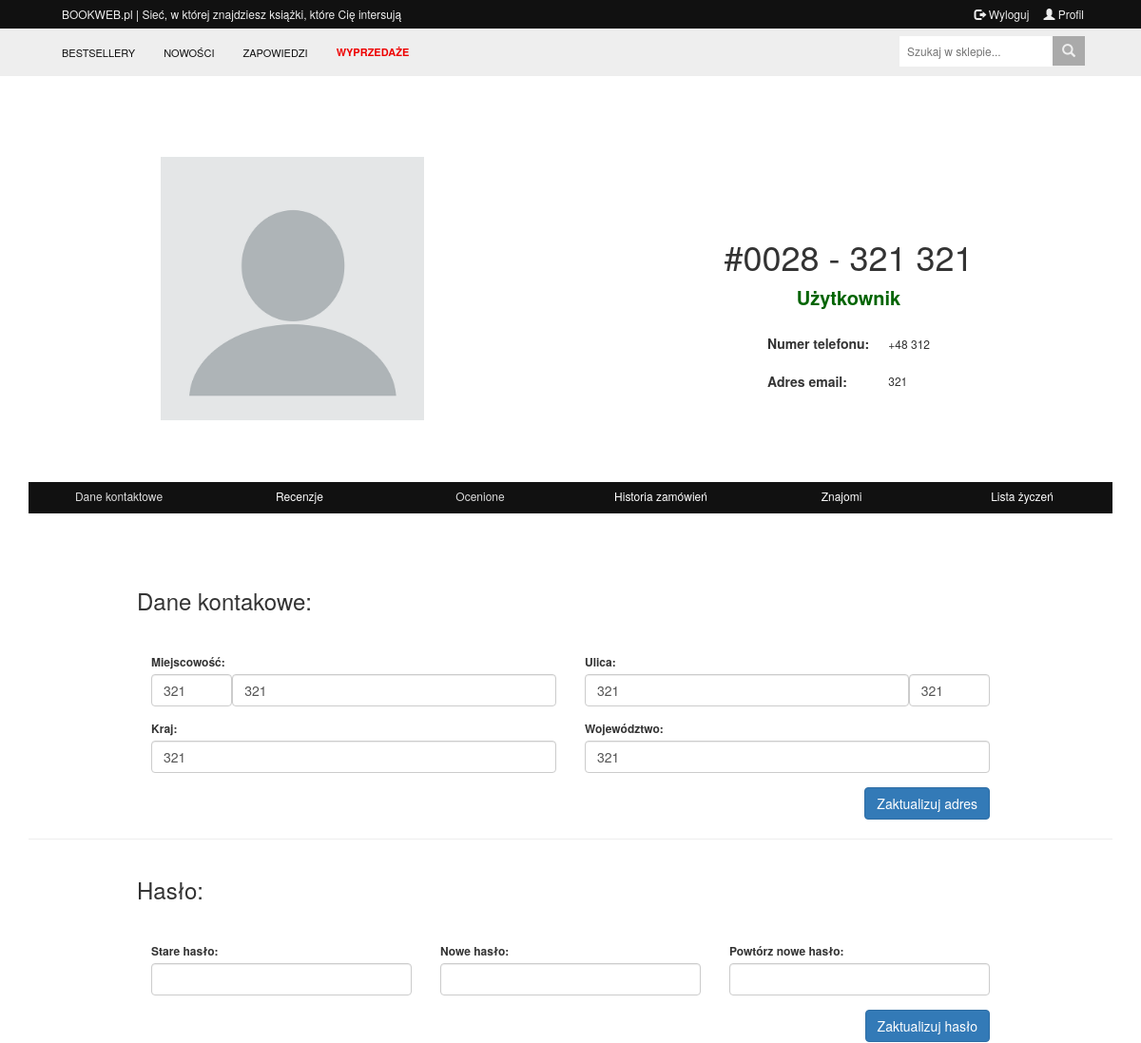
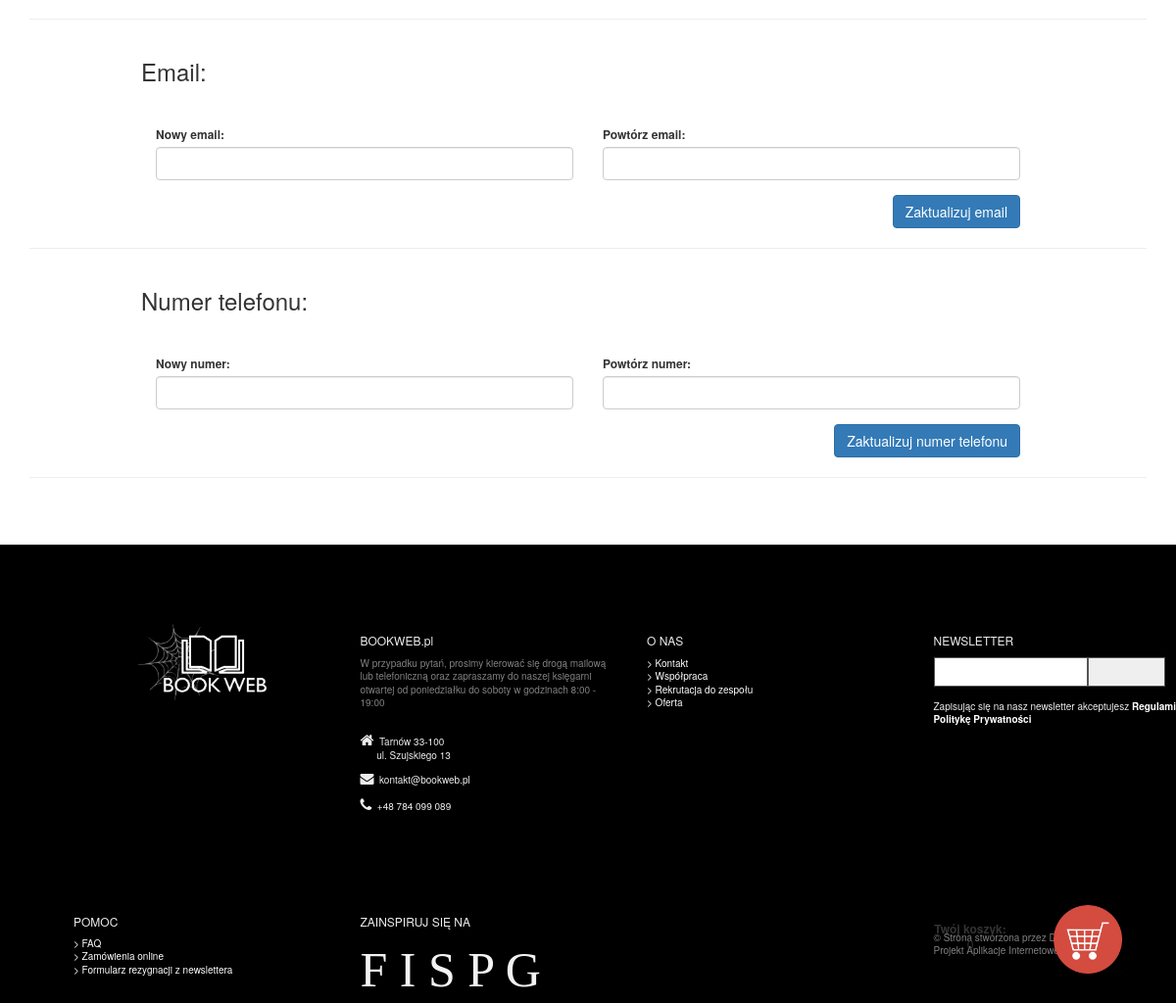
The page /index.php?page=profile (signed in) on the database its author committed (2 pictures, top to bottom).
### tables this page shows
CREATE TABLE `adres` (
  `id_adresu` int(11) NOT NULL,
  `id_klienta` int(11) NOT NULL,
  `miasto` varchar(50) NOT NULL,
  `ulica` varchar(50) NOT NULL,
  `numer` varchar(6) NOT NULL,
  `kod_pocztowy` varchar(6) NOT NULL,
  `kraj` varchar(20) NOT NULL,
  `wojewodztwo` varchar(30) NOT NULL
);

CREATE TABLE `klient` (
  `id_klienta` int(11) NOT NULL,
  `id_adresu` int(11) NOT NULL,
  `imie` varchar(30) NOT NULL,
  `nazwisko` varchar(30) NOT NULL,
  `pesel` int(11) NOT NULL,
  `numer_telefonu` int(11) NOT NULL,
  `email` varchar(60) NOT NULL,
  `haslo` varchar(60) NOT NULL,
  `ranga` varchar(32) NOT NULL DEFAULT 'Użytkownik'
);

### php/book.php (called while the page is built, shortened)
<?php
class Book {
  public $db;
  public $returned = array();
  function __construct(){
    $class_db_file = 'php/connect.php';
    if (file_exists($class_db_file)){
      $this->db = new db();
    } else {
      echo 'Brak pliku z klasą db';
    }
  }
  function select_book($sql) {
	  $mx = array();
   if ($this->db->connect()) {
    if ($results = $this->db->select($sql)) {
		$i = 0;
      while ($row = mysql_fetch_assoc($results)) {
         foreach ($row as $key => $val) {
           $mx[$i] = $val;
		   $i++;
         }
         $this -> returned = $mx;
      }
		$zmienna= $this -> returned;
      return $this -> returned;
    } else {
      echo 'Błąd pobrania danych mysql: ' . $this->db->error;
      return false;
    }
  } else {
    echo 'Błąd połączenia mysql: ' . $this->db->error;
    return false;
  }
  }
}
?>

### php/connect.php (called while the page is built, shortened)
<?php
class db {
  private $db_host = 'localhost';
  private $db_name = 'bookweb_sql';
  private $db_user = 'root';
  private $db_passw = '';
  public $connection;
  public function connect(){
    if ($connection = mysql_connect($this->db_host, $this->db_user, $this->db_passw)) {
      if(mysql_select_db($this->db_name, $connection)) {
        $this->connection = $connection;
        return true;
      } else {
        $this->error = mysql_error();
        return false;
      }
    } else {
      $this->error = mysql_error();
      return false;
    }
  }
  public function select($sql) {
    if ($this->connection) {
      if (isset($sql) && $sql != '') {
        if($result = mysql_query($sql)) {
          return $result;
        } else {
          $this->error = mysql_error();
          return false;
        }
      } else {
        $this->error = 'Błąd zapytania SQL';
        return false;
      }
    } else {
      $this->error = 'Brak połączenia z bazą danych';
      return false;
    }
  }
}
?>

### pages/dane_kontaktowe.php (the view)
<div class="container" style="width: 80%;">
	<div class="row">
		<br /><br /><br />
		<h3>Dane kontakowe:</h3><br /><br />
		<div class="col-sm-6 form-group">
			<label>Miejscowość:</label><br />
			<input type='text' class="form-control" style="width: 20%; display: inline;" value='<?php echo $dane[3];?>' /><input type='text' class="form-control" value='<?php echo $dane[0];?>' style="width: 80%; display: inline;"/>
		</div>
		<div class="col-sm-6 form-group">
			<label>Ulica:</label><br />
			<input type='text' class="form-control" style="width: 80%; display: inline;" value='<?php echo $dane[1];?>' /><input type='text' class="form-control" style="width: 20%; display: inline;" value='<?php echo $dane[2];?>' />
		</div>
	</div>
	<div class="row">
		<div class="col-sm-6 form-group">
			<label>Kraj:</label><br />
			<input type='text' class="form-control" value='<?php echo $dane[4];?>' />
		</div>
		<div class="col-sm-6 form-group">
			<label>Województwo:</label><br />
			<input type='text' class="form-control" value='<?php echo $dane[5];?>' />
		</div>
	</div>
	<div class="row">
		<div class="col-sm-12" style="text-align: right;">
			<button type="submit" class="btn btn-primary">Zaktualizuj adres</button>
		</div>
	</div>
</div>
<hr />
<div class="container" style="width: 80%;">
	<div class="row">
		<h3>Hasło:</h3><br /><br />
		<div class="col-sm-4 form-group">
			<label>Stare hasło:</label><br />
			<input type='text' class="form-control" />
		</div>
		<div class="col-sm-4 form-group">
			<label>Nowe hasło:</label><br />
			<input type='text' class="form-control" />
		</div>
		<div class="col-sm-4 form-group">
			<label>Powtórz nowe hasło:</label><br />
			<input type='text' class="form-control" />
		</div>
	</div>
	<div class="row">
		<div class="col-sm-12" style="text-align: right;">
			<button type="submit" class="btn btn-primary">Zaktualizuj hasło</button>
		</div>
	</div>
</div>
<hr />
<div class="container" style="width: 80%;">
	<div class="row">
		<h3>Email:</h3><br /><br />
		<div class="col-sm-6 form-group">
			<label>Nowy email:</label><br />
			<input type='text' class="form-control" />
		</div>
		<div class="col-sm-6 form-group">
			<label>Powtórz email:</label><br />
			<input type='text' class="form-control" />
		</div>
	</div>
	<div class="row">
		<div class="col-sm-12" style="text-align: right;">
			<button type="submit" class="btn btn-primary">Zaktualizuj email</button>
		</div>
	</div>
</div>
<hr />
<div class="container" style="width: 80%;">
	<div class="row">
		<h3>Numer telefonu:</h3><br /><br />
		<div class="col-sm-6 form-group">
			<label>Nowy numer:</label><br />
			<input type='text' class="form-control" />
		</div>
		<div class="col-sm-6 form-group">
			<label>Powtórz numer:</label><br />
			<input type='text' class="form-control" />
		</div>
	</div>
	<div class="row">
		<div class="col-sm-12" style="text-align: right;">
			<button type="submit" class="btn btn-primary">Zaktualizuj numer telefonu</button>
		</div>
	</div>
</div>
<hr />
<br /><br /><br />

### index.php (shortened to what this page needs)
<?php
	require_once("php/book.php");
	if(isset($_GET['page']) && $_GET['page'] == 'admin') {
		$client = new Book();
		$query = $client -> select_book("SELECT klient.ranga from klient where klient.id_klienta = ".$_SESSION['id'].";");
		if(@$_SESSION['active'] == true) {
			if($query[0] = "Administrator") {
				require_once("admin/index.php");
			}
		} else {
			require_once("pages/start.php");
		}
	} else {
		require_once("pages/header.php");
		require_once("pages/nav.php");
		if(!isset($_GET['page']) || $_GET['page'] == 'start') {
			require_once("pages/start.php");
		} else if($_GET['page'] == 'profile') {
			if(@$_SESSION['active'] == true) {
				require_once("pages/profile.php");
			} else {
				require_once("pages/start.php");
			}
		} else if($_GET['page'] == 'book') {
			require_once("pages/book_page.php");
		} else if($_GET['page'] == 'search') {
			require_once("pages/search.php");
		}
		require_once("pages/footer.php");
	}
?>

### pages/header.php (shortened to what this page needs)
<!DOCTYPE HTML>
<html>
	<head>
		<link rel="stylesheet" href="https://maxcdn.bootstrapcdn.com/bootstrap/3.3.7/css/bootstrap.min.css" />
		<link rel="stylesheet" href="vendor/font-awesome/css/font-awesome.min.css">
		<link rel="stylesheet" type="text/css" href="css/main.css" />
		<link rel="stylesheet" type="text/css" href="css/main-mobile.css" />
	</head>
	<body>

### pages/nav.php (shortened to what this page needs)
<nav class="navbar navbar-fixed-top" style="z-index:1">
    <div class="navbar-header navbar-user">
      <a class="navbar-brand" href="#"></a>
    </div>
	<div class="collapse navbar-collapse navbar-login" id="userBar">
		<ul class="nav navbar-nav navbar-left">
			<li id="navbar-nag1"><a href="index.php" class="nabar-login-link navbar-user-login">BOOKWEB.pl | Sieć, w której znajdziesz książki, które Cię intersują</a></li>
		</ul>
		<?php
			if(@$_SESSION['active'] == true) {
		?>
		<ul class="nav navbar-nav navbar-right">
			<li><a href="php/logout.php" class="nabar-login-link navbar-user-login"><span class="glyphicon glyphicon-log-out" ></span> Wyloguj</a></li>
			<li><a href="index.php?page=profile" class="nabar-login-link navbar-user-login"><span class="glyphicon glyphicon-user"></span> Profil</a></li>
		</ul>
		<div id="koszyk">
			<div class="col-lg-6"><br />
				<b>Twój koszyk: </b><br />
				0
			</div>
			<div class="col-lg-6">
				<img src="img/shop.png" id="koszyk_photo"/>
			</div>
		</div>
		<?php
			}
		?>
    </div>
    <div class="collapse navbar-collapse" id="menuBar">
		<ul class="nav navbar-nav navbar-menu">
			<li><a href="#" class="menu-item">BESTSELLERY</a></li>
			<li><a href="#" class="menu-item">NOWOŚCI</a></li>
			<li><a href="#" class="menu-item">ZAPOWIEDZI</a></li>
			<li><a href="#" class="wyprzedaz menu-item">WYPRZEDAŻE</a></li>
		</ul>
		<ul class="navbar-right search-box" id="search-box">
			<li>
				<div id="search-container">
					<form action="php/search.php" method="post">
						<input type="text" id="search_value" placeholder="Szukaj w sklepie..." name="search" class="search-item">
						<button type="submit" class="search-item-button"><i class="glyphicon glyphicon-search"></i></button>
					</form>
				</div>
			</li>
		</ul>
    </div>
</nav>

### pages/profile.php
<div class="container">
	<div class="row">
	<br /><br /><br /><br />
		<div class="col-sm-6" style="text-align: center;">
			<img src="img/avatars/avatar_default.jpg" class="avatar"/>
		</div>
		<div class="col-sm-6">
		<br /><br /><br /><br />
			<center><h1><?php echo "#00".$_SESSION['id']." - ".$_SESSION['imie']." ".$_SESSION['nazwisko']; ?></h1>
			<?php
				$klient = new Book();
				$dane = $klient -> select_book("SELECT adres.miasto, adres.ulica, adres.numer, adres.kod_pocztowy, adres.kraj, adres.wojewodztwo, klient.numer_telefonu, klient.email, klient.ranga FROM adres JOIN klient ON klient.id_klienta = adres.id_klienta WHERE klient.id_klienta = '".$_SESSION['id']."';");
				if($dane[8] == "Administrator") {
					$color = "#8b0000";
				} else if( $dane[8] == "Użytkownik") {
					$color = "darkgreen";
				}
				echo "<font style='font-weight: bold; font-size: 20px; color: $color;'>$dane[8]</font><br /><br /><table><tr><td class='dane_table'><h5>Numer telefonu:</h5></td><td class='dane_table'>+48 $dane[6]</td></tr>
				<tr><td class='dane_table'><h5>Adres email:</h5></td><td class='dane_table'> $dane[7]</td></table>";
			?>
			</center>
		</div>
	</div>
	<br /><br /><br /><br />
	<div class="row">
		<div class="col-xs-12">
			<div class="category ">
				<ul>
					<li class="col-lg-2 center"><a class='categoryhref' href="index.php?page=profile&setting=dane">Dane kontaktowe</a><li>
					<li class="col-lg-2 center">Recenzje<li>
					<li class="col-lg-2 center"><a class='categoryhref' href="index.php?page=profile&setting=rates">Ocenione</a><li>
					<li class="col-lg-2 center">Historia zamówień<li>
					<li class="col-lg-2 center">Znajomi<li>
					<li class="col-lg-2 center">Lista życzeń<li>
				</ul>
			</div>
		</div>
	</div>
	<?php
		if(!isset($_GET['setting']) || $_GET['setting'] == 'dane') {
			include('pages/dane_kontaktowe.php');
		} else if($_GET['setting'] == 'rates') {
			include('pages/ratesinfo.php');
		}
	?>
</div>

### pages/footer.php (shortened to what this page needs)
	<footer>
		<div class="container">
			<div class="row">
				<div class="col-lg-3" style="text-align: center;">
					<img src="img/logo-inverse.png" width="50%"/>
				</div>
				<div class="col-lg-3">
					<h6>BOOKWEB.pl</h6>
					<div style="color: gray;">W przypadku pytań, prosimy kierować się drogą mailową lub telefoniczną oraz zapraszamy do naszej księgarni otwartej od poniedziałku do soboty w godzinach 8:00 - 19:00</div><br />
					<i class="fa fa-home footerContactIco"></i>&nbsp; Tarnów 33-100<br />&nbsp;&nbsp;&nbsp;&nbsp;&nbsp; ul. Szujskiego 13<br />
					<i class="fa fa-envelope footerContactIco" style="font-size: 14px;"></i>&nbsp; kontakt@bookweb.pl<br />
					<i class="fa fa-phone footerContactIco"></i>&nbsp; +48 784 099 089<br /><br />
				</div>
				<div class="col-lg-3">
					<h6>O NAS</h6>
					<a href="<?php echo $server."index.php?page=Kontakt"; ?>">> Kontakt</a><br />
					<a href="<?php echo $server."index.php?page=Kontakt"; ?>">> Współpraca</a><br />
					<a href="" data-toggle="modal" data-target="#rekrutacja" >> Rekrutacja do zespołu</a><br />
					<a href="<?php echo $server."index.php?page=Oferta"; ?>"> > Oferta</a><br />
				</div>
				<div class="col-lg-3">
					<h6>NEWSLETTER</h6>
					<form action=""><input type="text" name="mail" class="newsletterInput" /><button type="submit" class="newsletterButton">Wyślij</button></form><br />
					Zapisując się na nasz newsletter akceptujesz <b><a href="" data-toggle="modal" data-target="#regulamin" >Regulamin</a></b> i <b><a href="" data-toggle="modal" data-target="#polityka" >Politykę Prywatności</a></b>
				</div>
			</div>
			<div class="row">
			<div class="col-lg-3">
					<h6>POMOC</h6>
					<a href="" data-toggle="modal" data-target="#faq" >> FAQ</a><br />
					<a href="" data-toggle="modal" data-target="#zamowienia" >> Zamówienia online</a><br />
					<a href="" data-toggle="modal" data-target="#formularzNewsletter" >> Formularz rezygnacji z newslettera</a><br /><br />
				</div>
				<div class="col-lg-3">
					<h6>ZAINSPIRUJ SIĘ NA</h6>
					<div class="socialBox2">
						<a href="">F</a> <a href="">I</a> <a href="">S</a> <a href="">P</a> <a href="">G</a>
					</div>
				</div>
				<div class="col-lg-3">
				</div>
				<div class="col-lg-3 copyright">
				<br /><br />
					© Strona stworzona przez Dominika Pająk<br />
					Projekt Aplikacje Internetowe 2018
				</div>
			</div>
		</div>
	</footer>
	</body>
</html>

### css/main.css (style rules this page uses)
* { margin: 0px; padding: 0px; }
body { font: 400 12px/1.35 Poppins,Helvetica Neue,Verdana,Arial,sans-serif; }
.categoryhref { color: #ddd; }
#koszyk { position: fixed; bottom: 30px; right: 30px; width: 240px; height: 70px; }
#koszyk > .col-lg-6 { text-align: center; }
#koszyk_photo { height: 70px; }
#menuBar { background-color: #eee; }
.dane_table { padding: 2px 10px; }
.dane_table > h5 { font-weight: bold; }
.center { text-align: center; }
.avatar { width: 50%; }
.navbar-login { background-color: #111; }
.navbar { border: none; }
.glyphicon, .nabar-login-link { color: #eee; }
.search-item { padding: 8px; margin-top: 8px; font-size: 12px; border: none; }
.search-box { list-style: none; margin-right: 23px; }
.menu-item { color: #111; font-size: 11px; }
.wyprzedaz { color: #e00; font-weight: bold; }
.search-item-button { float: right; padding: 6px 10px; margin-top: 8px; margin-right: 36px; background: #aaa; font-size: 14px; border: none; cursor: pointer; }
footer { padding: 0vh 5vw; background-color: #000; color: #eee; border-top: solid 1px #111; font-size: 10px; text-align: center; }
footer h6 { font-size: 12px; }
footer div.col-lg-3 { text-align: left; margin-top: 10vh; }
footer a { color: white; }
.copyright { font-size: 10px; color: gray; }
.newsletterInput, .newsletterButton { height: 30px; border: solid 1px #555; }
.newsletterInput { width: 60%; }
.newsletterButton { width: 30%; }
.footerContactIco { font-size: 15px; margin-top: 10px; color: #eee; }
.socialBox, .socialBox2 { font-family: social; font-size: 140px; }
.socialBox2 { font-size: 50px; }
.socialBox > a, .socialBox2 > a { color: rgba(255, 255, 255, 0.95); }
.category { background-color: #111; width: 100%; }
.category > ul > li { display: inline-block; color: white; height: 30px; line-height: 30px; }
@media (min-width: 768px) { body { padding-top: 100px; } }
@media (min-width: 768px) { .nav > li > a.navbar-user-login { padding: 5px; padding-right: 10px; } }
@media (min-width: 768px) { .nav { margin-right: 50px; margin-left: 30px; } }
@media (min-width: 768px) { .navbar-menu { margin-left: 50px; } }
@media (min-width: 768px) { .navbar-user { height: 10px; } }

### rows shown on the page
adres: id_klienta.ranga "Użytkownik", id_klienta.numer_telefonu "312", id_klienta.email "321", kod_pocztowy "321", miasto "321", ulica "321", numer "321", kraj "321", wojewodztwo "321"

### other values the page prints
$_SESSION['id'] "28"
$_SESSION['imie'] "321"
$_SESSION['nazwisko'] "321"
